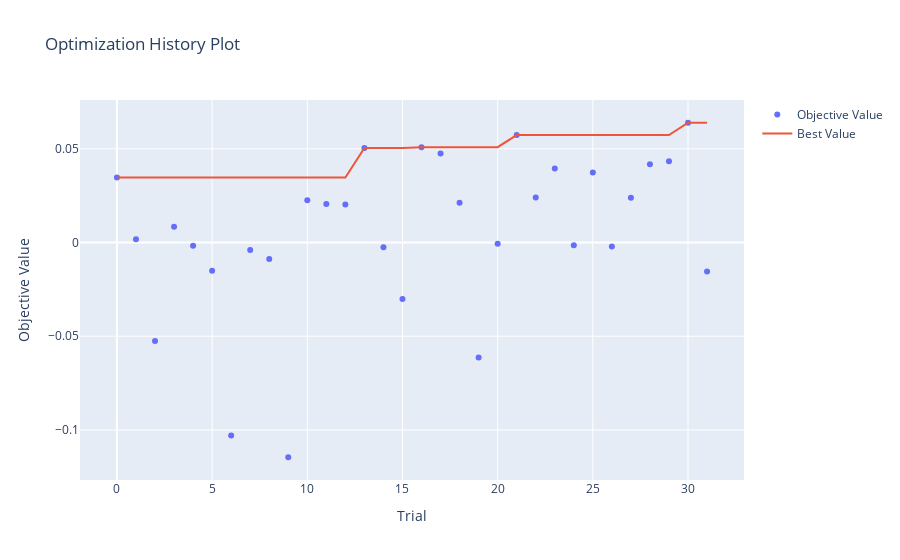

The code cell stored with this chart in its notebook:
### Code cell
plot_optimization_history(dtr_study)
